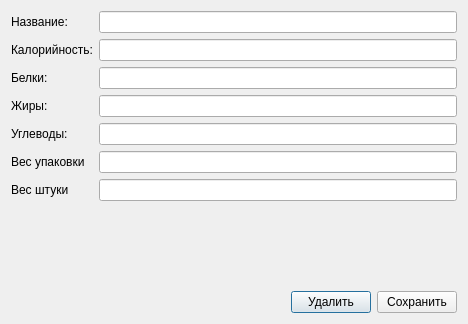
<?xml version="1.0" encoding="UTF-8"?>
<ui version="4.0">
 <class>Dialog</class>
 <widget class="QDialog" name="Dialog">
  <property name="geometry">
   <rect>
    <x>0</x>
    <y>0</y>
    <width>468</width>
    <height>324</height>
   </rect>
  </property>
  <property name="windowTitle">
   <string>Dialog</string>
  </property>
  <layout class="QHBoxLayout" name="horizontalLayout_3">
   <item>
    <layout class="QVBoxLayout" name="verticalLayout">
     <property name="sizeConstraint">
      <enum>QLayout::SetMinimumSize</enum>
     </property>
     <item>
      <layout class="QFormLayout" name="formLayout">
       <property name="sizeConstraint">
        <enum>QLayout::SetMinimumSize</enum>
       </property>
       <property name="rowWrapPolicy">
        <enum>QFormLayout::DontWrapRows</enum>
       </property>
       <property name="horizontalSpacing">
        <number>6</number>
       </property>
       <property name="verticalSpacing">
        <number>6</number>
       </property>
       <item row="1" column="0">
        <widget class="QLabel" name="label_1">
         <property name="text">
          <string>Название:</string>
         </property>
        </widget>
       </item>
       <item row="1" column="1">
        <widget class="QLineEdit" name="productName">
         <property name="sizePolicy">
          <sizepolicy hsizetype="Expanding" vsizetype="Fixed">
           <horstretch>0</horstretch>
           <verstretch>0</verstretch>
          </sizepolicy>
         </property>
         <property name="maxLength">
          <number>50</number>
         </property>
        </widget>
       </item>
       <item row="2" column="0">
        <widget class="QLabel" name="label_2">
         <property name="text">
          <string>Калорийность:</string>
         </property>
        </widget>
       </item>
       <item row="2" column="1">
        <widget class="QLineEdit" name="caloricity">
         <property name="maxLength">
          <number>7</number>
         </property>
        </widget>
       </item>
       <item row="3" column="0">
        <widget class="QLabel" name="label_3">
         <property name="text">
          <string>Белки:</string>
         </property>
        </widget>
       </item>
       <item row="3" column="1">
        <widget class="QLineEdit" name="proteins">
         <property name="maxLength">
          <number>7</number>
         </property>
        </widget>
       </item>
       <item row="4" column="0">
        <widget class="QLabel" name="label_4">
         <property name="text">
          <string>Жиры:</string>
         </property>
        </widget>
       </item>
       <item row="4" column="1">
        <widget class="QLineEdit" name="fats">
         <property name="maxLength">
          <number>7</number>
         </property>
        </widget>
       </item>
       <item row="5" column="0">
        <widget class="QLabel" name="label_5">
         <property name="text">
          <string>Углеводы:</string>
         </property>
        </widget>
       </item>
       <item row="5" column="1">
        <widget class="QLineEdit" name="carbohydrate">
         <property name="maxLength">
          <number>7</number>
         </property>
        </widget>
       </item>
       <item row="6" column="0">
        <widget class="QLabel" name="label_6">
         <property name="text">
          <string>Вес упаковки</string>
         </property>
        </widget>
       </item>
       <item row="7" column="0">
        <widget class="QLabel" name="label_7">
         <property name="text">
          <string>Вес штуки</string>
         </property>
        </widget>
       </item>
       <item row="6" column="1">
        <widget class="QLineEdit" name="weightOfPack">
         <property name="maxLength">
          <number>7</number>
         </property>
        </widget>
       </item>
       <item row="7" column="1">
        <widget class="QLineEdit" name="weightOfPeace">
         <property name="maxLength">
          <number>7</number>
         </property>
        </widget>
       </item>
      </layout>
     </item>
     <item>
      <layout class="QHBoxLayout" name="horizontalLayout_2">
       <item>
        <spacer name="horizontalSpacer">
         <property name="orientation">
          <enum>Qt::Horizontal</enum>
         </property>
         <property name="sizeHint" stdset="0">
          <size>
           <width>40</width>
           <height>20</height>
          </size>
         </property>
        </spacer>
       </item>
       <item>
        <widget class="QPushButton" name="delButton">
         <property name="text">
          <string>Удалить</string>
         </property>
        </widget>
       </item>
       <item>
        <widget class="QPushButton" name="addButton">
         <property name="text">
          <string>Сохранить</string>
         </property>
        </widget>
       </item>
      </layout>
     </item>
    </layout>
   </item>
  </layout>
 </widget>
 <resources/>
 <connections/>
</ui>
